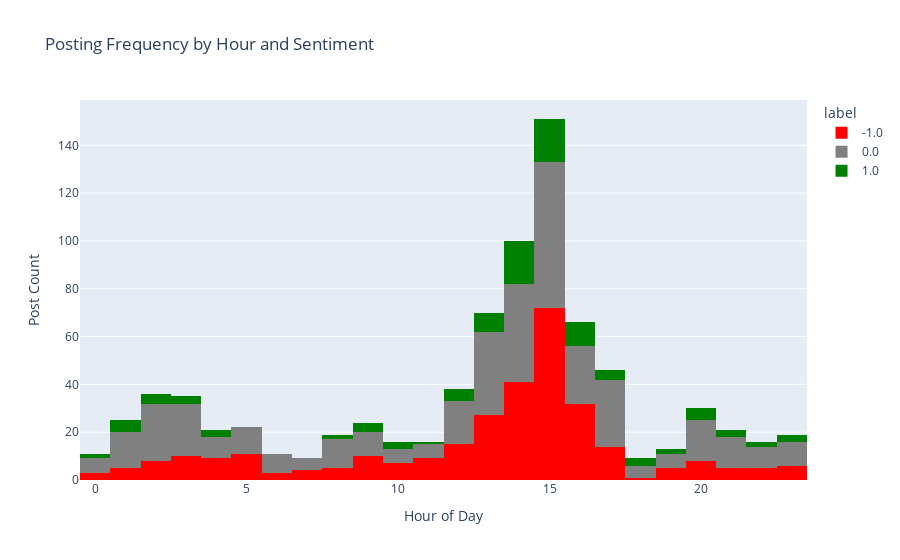

The notebook cell this image was saved under:
### Markdown cell above
The fourth graph is a **histogram** of **Posting Frequency by Hour and Sentiment**.
<br>
This graph is used to find out: **What hours have the most posts? Do certain times show more positive or negative sentiment?**

### Code cell
# Posting Frequency by Hour
fig4 = px.histogram(
    df, x='hour', color='label', nbins=24, barmode='stack',
    title="Posting Frequency by Hour and Sentiment",
    color_discrete_map={-1.0: "red", 0.0: "gray", 1.0: "green"}
)
fig4.update_layout(xaxis_title="Hour of Day", yaxis_title="Post Count")
fig4.show()

### Figure 1 — Plotly figure (JSON) as saved in the notebook; plotly's stock layout.template omitted (floating-point values rounded to 4 significant figures; data arrays with more than 128 entries replaced by an {"elided": "..."} marker saying what was removed)
{"data": [{"bingroup": "x", "hovertemplate": "label=-1.0<br>hour=%{x}<br>count=%{y}<extra></extra>", "legendgroup": "-1.0", "marker": {"color": "red", "pattern": {"shape": ""}}, "name": "-1.0", "nbinsx": 24, "orientation": "v", "showlegend": true, "type": "histogram", "x": {"elided": "315 int values"}, "xaxis": "x", "yaxis": "y"}, {"bingroup": "x", "hovertemplate": "label=0.0<br>hour=%{x}<br>count=%{y}<extra></extra>", "legendgroup": "0.0", "marker": {"color": "gray", "pattern": {"shape": ""}}, "name": "0.0", "nbinsx": 24, "orientation": "v", "showlegend": true, "type": "histogram", "x": {"elided": "401 int values"}, "xaxis": "x", "yaxis": "y"}, {"bingroup": "x", "hovertemplate": "label=1.0<br>hour=%{x}<br>count=%{y}<extra></extra>", "legendgroup": "1.0", "marker": {"color": "green", "pattern": {"shape": ""}}, "name": "1.0", "nbinsx": 24, "orientation": "v", "showlegend": true, "type": "histogram", "x": [17, 15, 16, 13, 2, 14, 2, 15, 15, 15, 17, 20, 23, 19, 14, 15, 19, 15, 2, 13, 15, 1, 14, 15, 3, 12, 21, 13, 12, 2, 14, 14, 13, 0, 21, 16, 16, 15, 9, 14, 14, 18, 20, 12, 18, 11, 16, 1, 0, 14, 15, 13, 20, 13, 17, 21, 14, 8, 1, 23, 18, 22, 15, 15, 15, 10, 14, 14, 16, 1, 3, 9, 15, 8, 20, 16, 10, 9, 13, 20, 17, 12, 13, 14, 4, 1, 22, 12, 16, 16, 14, 14, 15, 9, 10, 14, 14, 23, 4, 15, 16, 3, 14, 15, 15, 14, 16, 4], "xaxis": "x", "yaxis": "y"}], "layout": {"barmode": "stack", "legend": {"title": {"text": "label"}, "tracegroupgap": 0}, "title": {"text": "Posting Frequency by Hour and Sentiment"}, "xaxis": {"anchor": "y", "domain": [0, 1], "title": {"text": "Hour of Day"}}, "yaxis": {"anchor": "x", "domain": [0, 1], "title": {"text": "Post Count"}}}}
